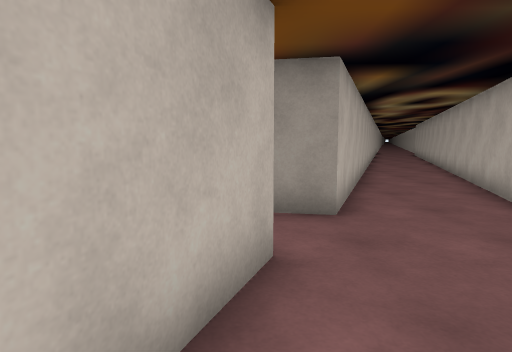
view 1 (above)

17 first-person views from a walk through a scene from a Unity 3-D project. The camera is 1.3 m above the floor, tilts 6° down and sees 75° across. The floor is counted in squares, 1 m on a side. Each view is taken from the middle of a square. On the plan, view 1 faces up. The plan holds only what a view shows up to about 14 squares ahead; the rest is blank. The place goes on beyond the plan. The player is left out. Some surface patterns are stand-ins.

view 2
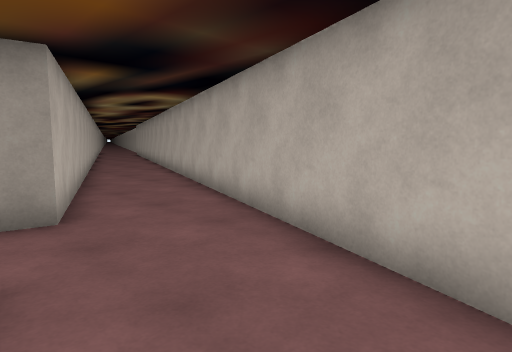

view 3
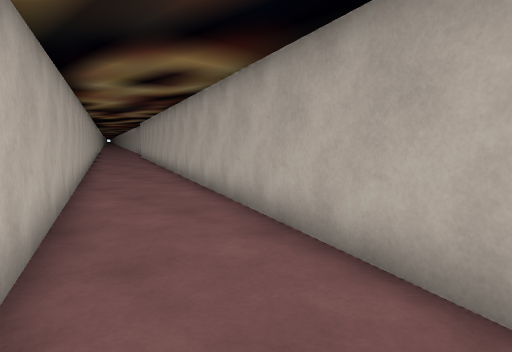

view 4
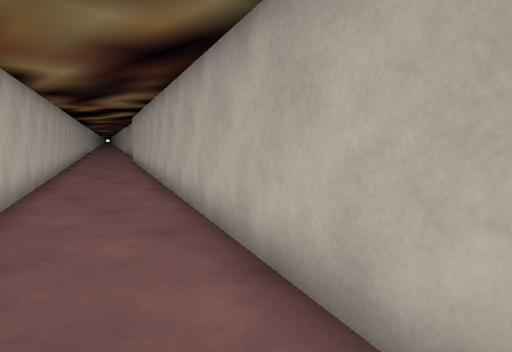

view 5
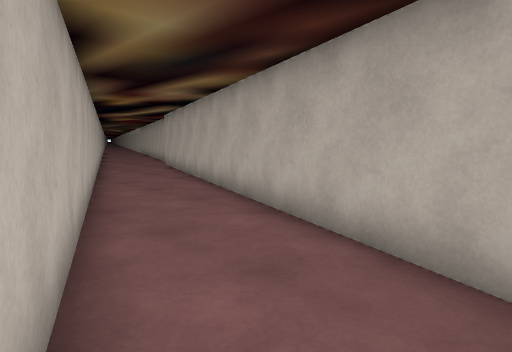

view 6
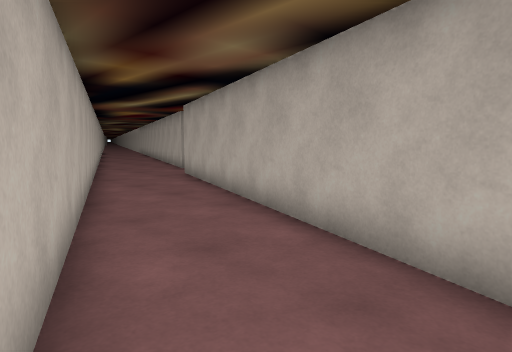

view 7
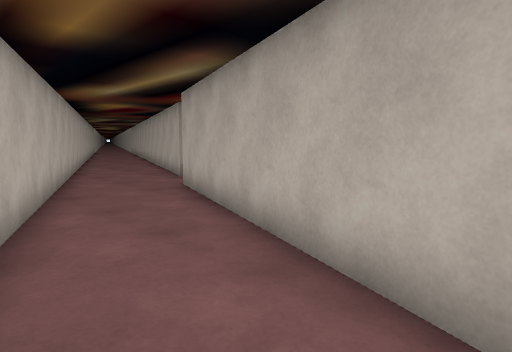

view 8
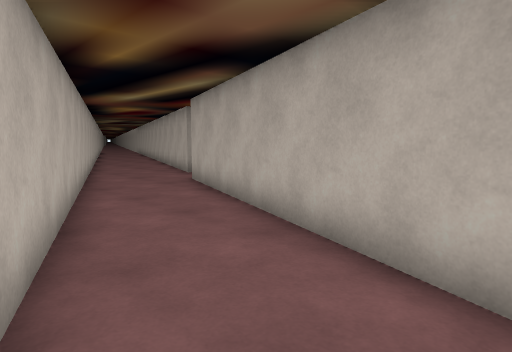

view 9
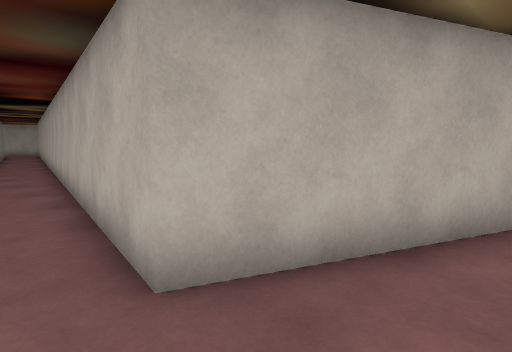

view 10
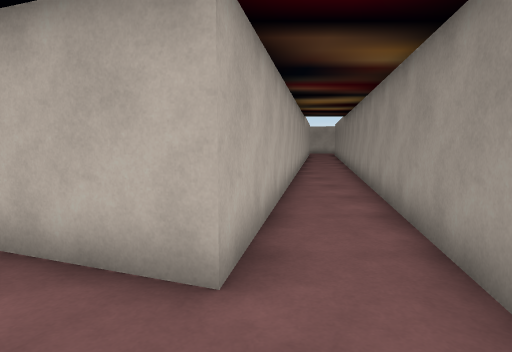

view 11
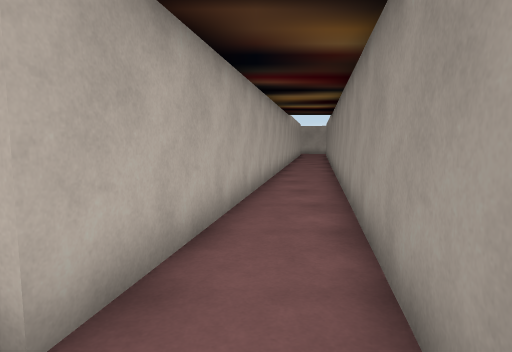

view 12
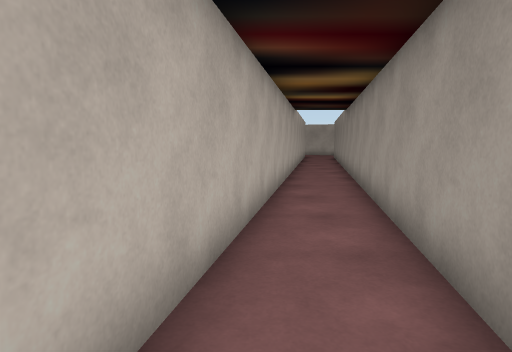

view 13
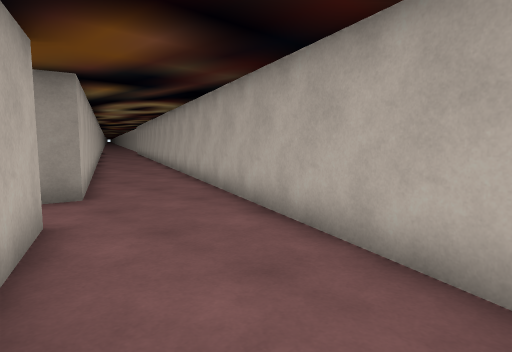

view 14
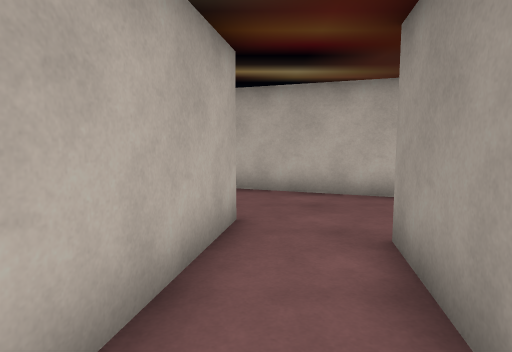

view 15
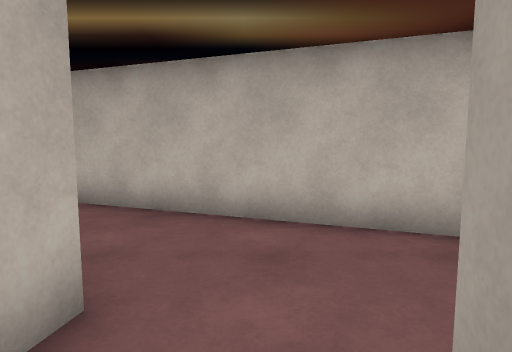

view 16
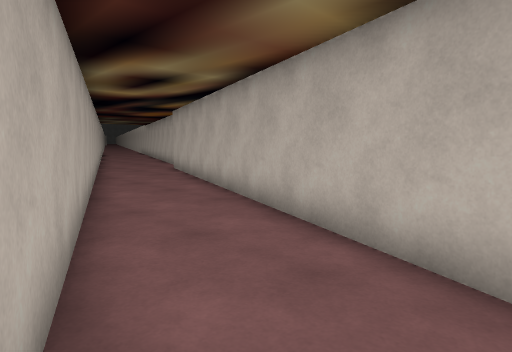

view 17
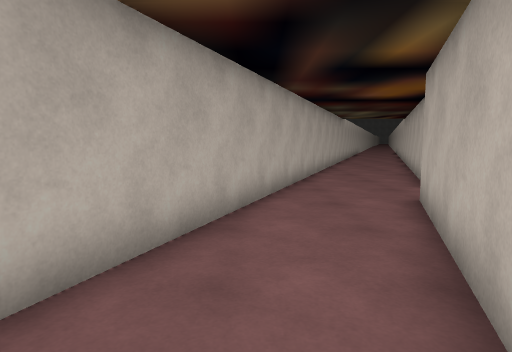

### Floor plan
Points are (right, up) in squares from view 1. A wall is a line through its corners. A room is listed if a view was taken in it or the views show most of it. See-through windows are left out.
Room 1 (views 1, 2, 3, 4, 5, 6, 7, 8, 9, 10, 11, 13, 14, 15, 16, 17)
walls: (0.2, 3.7) (-1.6, -1.1); (12.5, 34.6) (1.4, 5.8); (18.5, 32.3) (15.8, 32.8) (16.4, 34.4); (2.1, -1.7) (14.6, 30.7) (20.5, 29.6)
ways out: opening at (0, 5) to room 2
Room 2 (view 12)
walls: (-4.7, 4.6) (0.2, 3.7); (1.4, 5.8) (-4.5, 6.9)
ways out: opening at (0, 5) to room 1; opening at (-5, 6) to room 3
Room 3 (no view inside)
walls: (-9.5, 5.5) (-4.7, 4.6); (-4.5, 6.9) (-9.6, 7.8)
ways out: opening at (-5, 6) to room 2

Where each view was taken, in squares from view 1:
view 1: 0 up, 0 right, facing up
view 2: 0 up, 0 right, facing up-right
view 3: 5 up, 2 right, facing up-right
view 4: 10 up, 5 right, facing up-right
view 5: 14 up, 5 right, facing up-right
view 6: 19 up, 7 right, facing up-right
view 7: 22 up, 9 right, facing up-right
view 8: 21 up, 8 right, facing up-right
view 9: 32 up, 12 right, facing down-right
view 10: 4 up, 3 right, facing left
view 11: 5 up, 2 right, facing left
view 12: 5 up, 1 left, facing left
view 13: 2 down, 1 left, facing up-right
view 14: 31 up, 20 right, facing left
view 15: 32 up, 17 right, facing left
view 16: 20 up, 10 right, facing down-left
view 17: 13 up, 5 right, facing down
